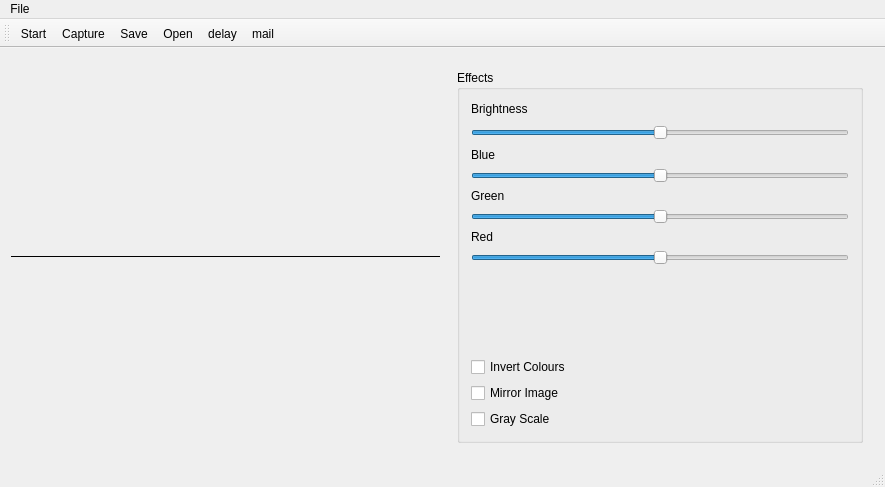
<?xml version="1.0" encoding="UTF-8"?>
<ui version="4.0">
 <class>MainWindow</class>
 <widget class="QMainWindow" name="MainWindow">
  <property name="windowModality">
   <enum>Qt::NonModal</enum>
  </property>
  <property name="geometry">
   <rect>
    <x>0</x>
    <y>0</y>
    <width>885</width>
    <height>487</height>
   </rect>
  </property>
  <property name="windowTitle">
   <string>CameraS </string>
  </property>
  <property name="windowIcon">
   <iconset resource="Resources.qrc">
    <normaloff>:/Icons/Resource/camera.png</normaloff>:/Icons/Resource/camera.png</iconset>
  </property>
  <property name="windowOpacity">
   <double>1.000000000000000</double>
  </property>
  <property name="autoFillBackground">
   <bool>false</bool>
  </property>
  <widget class="QWidget" name="centralWidget">
   <layout class="QGridLayout" name="gridLayout_2">
    <item row="0" column="0">
     <widget class="QStackedWidget" name="stackedWidget">
      <property name="sizePolicy">
       <sizepolicy hsizetype="MinimumExpanding" vsizetype="MinimumExpanding">
        <horstretch>0</horstretch>
        <verstretch>0</verstretch>
       </sizepolicy>
      </property>
      <property name="minimumSize">
       <size>
        <width>391</width>
        <height>311</height>
       </size>
      </property>
      <property name="frameShape">
       <enum>QFrame::HLine</enum>
      </property>
      <property name="currentIndex">
       <number>0</number>
      </property>
      <widget class="QWidget" name="page">
       <property name="sizePolicy">
        <sizepolicy hsizetype="Preferred" vsizetype="MinimumExpanding">
         <horstretch>0</horstretch>
         <verstretch>0</verstretch>
        </sizepolicy>
       </property>
       <property name="minimumSize">
        <size>
         <width>391</width>
         <height>311</height>
        </size>
       </property>
       <layout class="QGridLayout" name="gridLayout_3">
        <item row="0" column="0">
         <widget class="QLabel" name="lblImage">
          <property name="enabled">
           <bool>true</bool>
          </property>
          <property name="sizePolicy">
           <sizepolicy hsizetype="MinimumExpanding" vsizetype="MinimumExpanding">
            <horstretch>0</horstretch>
            <verstretch>0</verstretch>
           </sizepolicy>
          </property>
          <property name="text">
           <string/>
          </property>
          <property name="scaledContents">
           <bool>true</bool>
          </property>
         </widget>
        </item>
       </layout>
      </widget>
      <widget class="QCameraViewfinder" name="cameraWidget">
       <property name="sizePolicy">
        <sizepolicy hsizetype="Expanding" vsizetype="Expanding">
         <horstretch>0</horstretch>
         <verstretch>0</verstretch>
        </sizepolicy>
       </property>
       <property name="minimumSize">
        <size>
         <width>391</width>
         <height>311</height>
        </size>
       </property>
      </widget>
     </widget>
    </item>
    <item row="0" column="1">
     <widget class="QWidget" name="widget" native="true">
      <layout class="QVBoxLayout" name="verticalLayout">
       <item>
        <widget class="QGroupBox" name="groupBox">
         <property name="title">
          <string>Effects</string>
         </property>
         <layout class="QGridLayout" name="gridLayout">
          <item row="7" column="0">
           <layout class="QVBoxLayout" name="verticalLayout_2">
            <item>
             <widget class="QCheckBox" name="chkInvert">
              <property name="whatsThis">
               <string>Invert Image Colours</string>
              </property>
              <property name="text">
               <string>Invert Colours</string>
              </property>
              <property name="shortcut">
               <string>Ctrl+I</string>
              </property>
             </widget>
            </item>
            <item>
             <widget class="QCheckBox" name="chkMirror">
              <property name="whatsThis">
               <string>Mirrot Image</string>
              </property>
              <property name="text">
               <string>Mirror Image</string>
              </property>
              <property name="shortcut">
               <string>Ctrl+F</string>
              </property>
             </widget>
            </item>
            <item>
             <widget class="QCheckBox" name="chkGray">
              <property name="toolTip">
               <string>Gray Scale Image</string>
              </property>
              <property name="text">
               <string>Gray Scale</string>
              </property>
              <property name="shortcut">
               <string>Ctrl+G</string>
              </property>
              <property name="checkable">
               <bool>true</bool>
              </property>
             </widget>
            </item>
           </layout>
          </item>
          <item row="6" column="0">
           <spacer name="verticalSpacer">
            <property name="orientation">
             <enum>Qt::Vertical</enum>
            </property>
            <property name="sizeHint" stdset="0">
             <size>
              <width>20</width>
              <height>40</height>
             </size>
            </property>
           </spacer>
          </item>
          <item row="4" column="0">
           <widget class="QLabel" name="label">
            <property name="text">
             <string>Red</string>
            </property>
           </widget>
          </item>
          <item row="5" column="0">
           <widget class="QSlider" name="redSlider">
            <property name="toolTipDuration">
             <number>2</number>
            </property>
            <property name="minimum">
             <number>-100</number>
            </property>
            <property name="maximum">
             <number>100</number>
            </property>
            <property name="orientation">
             <enum>Qt::Horizontal</enum>
            </property>
           </widget>
          </item>
          <item row="1" column="0">
           <widget class="QSlider" name="brightnessSlider">
            <property name="minimumSize">
             <size>
              <width>151</width>
              <height>19</height>
             </size>
            </property>
            <property name="minimum">
             <number>-20</number>
            </property>
            <property name="maximum">
             <number>20</number>
            </property>
            <property name="pageStep">
             <number>1</number>
            </property>
            <property name="sliderPosition">
             <number>0</number>
            </property>
            <property name="orientation">
             <enum>Qt::Horizontal</enum>
            </property>
           </widget>
          </item>
          <item row="2" column="0">
           <layout class="QVBoxLayout" name="verticalLayout_3">
            <item>
             <widget class="QLabel" name="lblBlue">
              <property name="text">
               <string>Blue</string>
              </property>
             </widget>
            </item>
            <item>
             <widget class="QSlider" name="sliderBlue">
              <property name="minimum">
               <number>-100</number>
              </property>
              <property name="maximum">
               <number>100</number>
              </property>
              <property name="value">
               <number>0</number>
              </property>
              <property name="sliderPosition">
               <number>0</number>
              </property>
              <property name="orientation">
               <enum>Qt::Horizontal</enum>
              </property>
             </widget>
            </item>
           </layout>
          </item>
          <item row="0" column="0">
           <widget class="QLabel" name="lblBright">
            <property name="minimumSize">
             <size>
              <width>71</width>
              <height>16</height>
             </size>
            </property>
            <property name="text">
             <string>Brightness</string>
            </property>
           </widget>
          </item>
          <item row="3" column="0">
           <layout class="QVBoxLayout" name="verticalLayout_4">
            <item>
             <widget class="QLabel" name="lblGreen">
              <property name="text">
               <string>Green</string>
              </property>
             </widget>
            </item>
            <item>
             <widget class="QSlider" name="greenSlider">
              <property name="minimum">
               <number>-100</number>
              </property>
              <property name="maximum">
               <number>100</number>
              </property>
              <property name="orientation">
               <enum>Qt::Horizontal</enum>
              </property>
             </widget>
            </item>
           </layout>
          </item>
         </layout>
        </widget>
       </item>
      </layout>
     </widget>
    </item>
   </layout>
  </widget>
  <widget class="QMenuBar" name="menuBar">
   <property name="geometry">
    <rect>
     <x>0</x>
     <y>0</y>
     <width>885</width>
     <height>22</height>
    </rect>
   </property>
   <widget class="QMenu" name="menuFile">
    <property name="title">
     <string>File</string>
    </property>
    <addaction name="actionUndo"/>
    <addaction name="actionRedo"/>
    <addaction name="actionExit"/>
   </widget>
   <addaction name="menuFile"/>
  </widget>
  <widget class="QToolBar" name="mainToolBar">
   <property name="whatsThis">
    <string>Delay the image cature</string>
   </property>
   <attribute name="toolBarArea">
    <enum>TopToolBarArea</enum>
   </attribute>
   <attribute name="toolBarBreak">
    <bool>false</bool>
   </attribute>
   <addaction name="actionStart"/>
   <addaction name="actionCapture"/>
   <addaction name="actionSave"/>
   <addaction name="actionOpen"/>
   <addaction name="actionDelay"/>
   <addaction name="actionMail"/>
  </widget>
  <widget class="QStatusBar" name="statusBar"/>
  <action name="actionSave">
   <property name="icon">
    <iconset resource="Resources.qrc">
     <normaloff>:/Icons/Resource/save.png</normaloff>:/Icons/Resource/save.png</iconset>
   </property>
   <property name="text">
    <string>Save</string>
   </property>
   <property name="toolTip">
    <string>Save Current Image</string>
   </property>
   <property name="shortcut">
    <string>Ctrl+S</string>
   </property>
  </action>
  <action name="actionStart">
   <property name="icon">
    <iconset resource="Resources.qrc">
     <normaloff>:/Icons/Resource/stop.png</normaloff>:/Icons/Resource/stop.png</iconset>
   </property>
   <property name="text">
    <string>Start</string>
   </property>
   <property name="shortcut">
    <string>Enter</string>
   </property>
  </action>
  <action name="actionOpen">
   <property name="icon">
    <iconset resource="Resources.qrc">
     <normaloff>:/Icons/Resource/folder_open.png</normaloff>:/Icons/Resource/folder_open.png</iconset>
   </property>
   <property name="text">
    <string>Open</string>
   </property>
   <property name="toolTip">
    <string>Open Image</string>
   </property>
   <property name="shortcut">
    <string>Ctrl+O</string>
   </property>
  </action>
  <action name="actionCapture">
   <property name="icon">
    <iconset resource="Resources.qrc">
     <normaloff>:/Icons/Resource/camera.png</normaloff>:/Icons/Resource/camera.png</iconset>
   </property>
   <property name="text">
    <string>Capture</string>
   </property>
   <property name="toolTip">
    <string>Capture Image</string>
   </property>
   <property name="shortcut">
    <string>Ctrl+C</string>
   </property>
  </action>
  <action name="actionDelay">
   <property name="icon">
    <iconset resource="Resources.qrc">
     <normaloff>:/Icons/Resource/timer.png</normaloff>:/Icons/Resource/timer.png</iconset>
   </property>
   <property name="text">
    <string>delay</string>
   </property>
   <property name="toolTip">
    <string>Delay Capture</string>
   </property>
  </action>
  <action name="actionExit">
   <property name="text">
    <string>Exit</string>
   </property>
   <property name="shortcut">
    <string>Esc</string>
   </property>
  </action>
  <action name="actionUndo">
   <property name="icon">
    <iconset>
     <normaloff>Resource/Undo-icon.png</normaloff>Resource/Undo-icon.png</iconset>
   </property>
   <property name="text">
    <string>Undo</string>
   </property>
   <property name="toolTip">
    <string>Undo Last Image Edit</string>
   </property>
   <property name="shortcut">
    <string>Ctrl+Z</string>
   </property>
  </action>
  <action name="actionRedo">
   <property name="icon">
    <iconset resource="Resources.qrc">
     <normaloff>:/Icons/Resource/Redo-icon.png</normaloff>:/Icons/Resource/Redo-icon.png</iconset>
   </property>
   <property name="text">
    <string>Redo</string>
   </property>
   <property name="shortcut">
    <string>Ctrl+Y</string>
   </property>
  </action>
  <action name="actionMail">
   <property name="icon">
    <iconset resource="Resources.qrc">
     <normaloff>:/Icons/Resource/mail.png</normaloff>:/Icons/Resource/mail.png</iconset>
   </property>
   <property name="text">
    <string>mail</string>
   </property>
   <property name="toolTip">
    <string>EMail an image</string>
   </property>
  </action>
 </widget>
 <layoutdefault spacing="6" margin="11"/>
 <customwidgets>
  <customwidget>
   <class>QCameraViewfinder</class>
   <extends>QWidget</extends>
   <header location="global">qcameraviewfinder.h</header>
   <container>1</container>
  </customwidget>
 </customwidgets>
 <resources>
  <include location="Resources.qrc"/>
 </resources>
 <connections/>
</ui>
